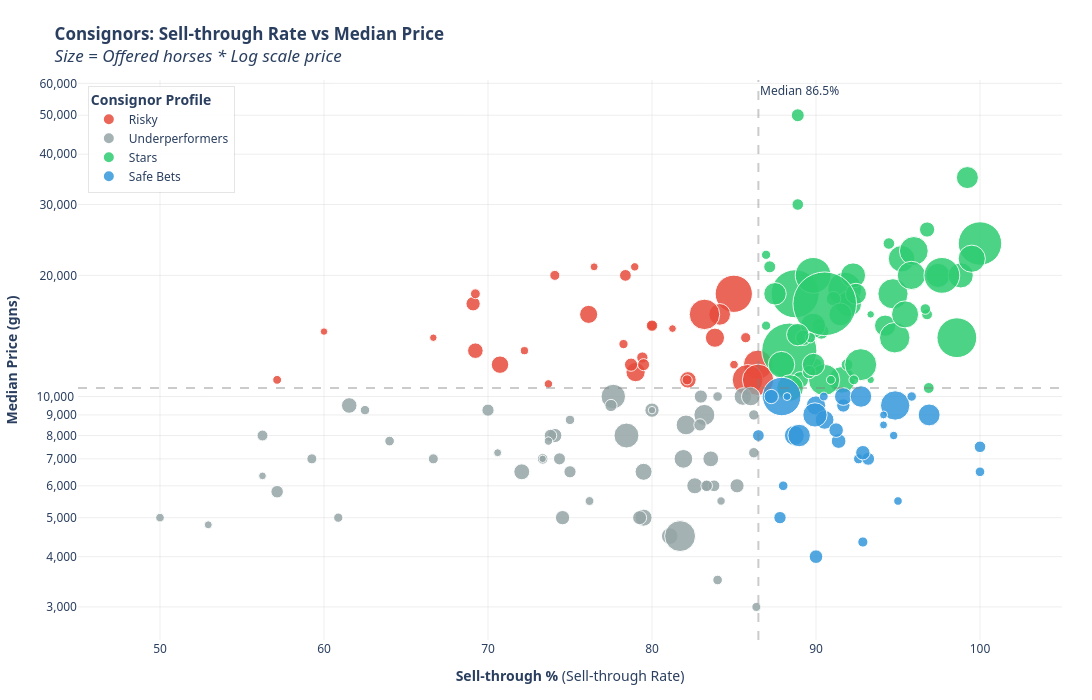

Notebook cell for this chart:
### Code cell
# Map consignor_family → readable name (needed before full sires table)
consignor_name_map = df_sold.groupby('consignor_family')['consignor_label'].agg(
    lambda x: x.mode().iat[0] if not x.mode().empty else "Unknown"
)

# ── Data ──────────────────────────────────────────────────────────
consignor_metrics = df_offered.groupby('consignor_family').agg(
    n_offered=('is_offered_for_sale', 'count'),
    n_sold=('sold_to_third_party', 'sum')
).reset_index()

consignor_medians = df_sold.groupby('consignor_family')['price_gns'].median().rename('median_price')
consignor_metrics = consignor_metrics.merge(consignor_medians, on='consignor_family', how='left')

consignor_metrics['sell_through_pct'] = (consignor_metrics['n_sold'] / consignor_metrics['n_offered'] * 100)

# Filter by at least 15 Horses Offered y 3 sold to avoid survivorship bias
consignor_plot_df = consignor_metrics[(consignor_metrics['n_offered'] >= 15) & (consignor_metrics['n_sold'] >= 3)].copy()

consignor_plot_df['consignor_name'] = consignor_plot_df['consignor_family'].map(consignor_name_map).fillna(consignor_plot_df['consignor_family'])
consignor_plot_df['n_sold'] = consignor_plot_df['n_sold'].astype(int)
consignor_plot_df['sell_through_pct'] = consignor_plot_df['sell_through_pct'].astype(float)
consignor_plot_df['median_price'] = consignor_plot_df['median_price'].astype(float)

# ── Quadrants ─────────────────────────────────────────────────────
x_med = consignor_plot_df['sell_through_pct'].median()
y_med = consignor_plot_df['median_price'].median()

def classify_consignor(row):
    if row['sell_through_pct'] >= x_med and row['median_price'] >= y_med:
        return 'Stars'
    elif row['sell_through_pct'] >= x_med and row['median_price'] < y_med:
        return 'Safe Bets'
    elif row['sell_through_pct'] < x_med and row['median_price'] >= y_med:
        return 'Risky'
    else:
        return 'Underperformers'

consignor_plot_df['categoria'] = consignor_plot_df.apply(classify_consignor, axis=1)

# -- Colors by category --
color_map = {
    'Stars': '#2ecc71',
    'Safe Bets': '#3498db',
    'Risky': '#e74c3c',
    'Underperformers': '#95a5a6'
}

# ── Custom hover template ───────────────────────────────────
consignor_plot_df['hover_text'] = consignor_plot_df.apply(
    lambda r: f"<b>{r['consignor_name']}</b><br>"
              f"Sale Rate: {r['sell_through_pct']:.1f}%<br>"
              f"Median: {r['median_price']:,.0f} gns<br>"
              f"Sold horses: {r['n_sold']:,} / Offered: {r['n_offered']:,}",
    axis=1
)

# ── Plotly Scatter ─────────────────────────────────────────────────
fig = px.scatter(
    consignor_plot_df,
    x='sell_through_pct',
    y='median_price',
    size='n_offered',  # We use n_offered for bubble size
    color='categoria',
    color_discrete_map=color_map,
    hover_name='hover_text',
    hover_data={'consignor_name': False, 'sell_through_pct': False,
                'median_price': False, 'n_sold': False, 'n_offered': False, 'categoria': False},
    size_max=45,
    opacity=0.85,
    title='<b>Consignors: Sell-through Rate vs Median Price</b><br>'
          '<i>Size = Offered horses * Log scale price</i>'
)

# ── Quadrant lines ────────────────────────────────────────────
fig.add_vline(x=x_med, line_dash="dash", line_color="gray", opacity=0.4,
              annotation_text=f"Median {x_med:.1f}%", annotation_position="top right")
fig.add_hline(y=y_med, line_dash="dash", line_color="gray", opacity=0.4,
              annotation_text=f"Median {y_med:,.0f} gns", annotation_position="bottom left")

# -- Top sires labels (top 10 by median) --
top_sires = consignor_plot_df.nlargest(10, 'median_price')
for _, row in top_sires.iterrows():
    fig.add_annotation(
        x=row['sell_through_pct'],
        y=row['median_price'],
        text=row['consignor_name'],
        showarrow=True,
        arrowhead=2,
        arrowsize=1,
        arrowwidth=1.5,
        arrowcolor='rgba(0,0,0,0.3)',
        font=dict(size=9, color='black'),
        ay=-25,
        ax=0
    )

# ── Layout ─────────────────────────────────────────────────────────
fig.update_layout(
    xaxis_title='<b>Sell-through %</b> (Sell-through Rate)',
    yaxis_title='<b>Median Price (gns)</b>',
    yaxis_type="log",
    yaxis=dict(
        tickformat=',.0f',
        gridcolor='rgba(200,200,200,0.3)',
        zeroline=False
    ),
    xaxis=dict(
        gridcolor='rgba(200,200,200,0.3)',
        zeroline=False,
        range=[min(consignor_plot_df['sell_through_pct']) - 5,
               max(consignor_plot_df['sell_through_pct']) + 5]
    ),
    plot_bgcolor='white',
    paper_bgcolor='white',
    font=dict(family='Segoe UI, Arial, sans-serif', size=12),
    legend=dict(
        title='<b>Consignor Profile</b>',
        bgcolor='rgba(255,255,255,0.9)',
        bordercolor='rgba(0,0,0,0.1)',
        borderwidth=1,
        yanchor='top',
        y=0.99,
        xanchor='left',
        x=0.01
    ),
    margin=dict(l=70, r=30, t=80, b=60),
    hoverlabel=dict(
        bgcolor='white',
        font=dict(size=13, family='Segoe UI, Arial',color='black'),
        bordercolor='rgba(0,0,0,0.2)',
        namelength=-1
    ),
    height=700,
    width=1100
)

fig.show()

### Figure 1 — Plotly figure (JSON) as saved in the notebook; plotly's stock layout.template omitted (floating-point values rounded to 4 significant figures; data arrays with more than 128 entries replaced by an {"elided": "..."} marker saying what was removed)
{"data": [{"customdata": {"elided": "33x4 mixed values"}, "hovertemplate": "<b>%{hovertext}</b><br><br><extra></extra>", "hovertext": ["<b>Aguiar Bloodstock Ltd.</b><br>Sale Rate: 76.5%<br>Median: 21,000 gns<br>Sold horses: 13 / Offered: 17", "<b>Amy Marnane Bloodstock</b><br>Sale Rate: 57.1%<br>Median: 11,000 gns<br>Sold horses: 12 / Offered: 21", "<b>Baroda Stud, Ireland</b><br>Sale Rate: 85.0%<br>Median: 18,000 gns<br>Sold horses: 317 / Offered: 373", "<b>Baronrath, Ireland</b><br>Sale Rate: 80.0%<br>Median: 15,000 gns<br>Sold horses: 20 / Offered: 25", "<b>Bellwood Cottage Stables</b><br>Sale Rate: 79.4%<br>Median: 12,500 gns<br>Sold horses: 27 / Offered: 34", "<b>Berkeley House Stables</b><br>Sale Rate: 73.7%<br>Median: 10,750 gns<br>Sold horses: 14 / Offered: 19", "<b>David Marnane Racing, Ireland</b><br>Sale Rate: 85.7%<br>Median: 14,000 gns<br>Sold horses: 24 / Offered: 28", "<b>David O'Meara Racing Ltd.</b><br>Sale Rate: 70.7%<br>Median: 12,000 gns<br>Sold horses: 58 / Offered: 82", "<b>Dominion Racing Stables</b><br>Sale Rate: 69.2%<br>Median: 13,000 gns<br>Sold horses: 45 / Offered: 65", "<b>Egerton House Stables</b><br>Sale Rate: 79.0%<br>Median: 11,500 gns<br>Sold horses: 79 / Offered: 100", "<b>Green Ridge Stables</b><br>Sale Rate: 78.3%<br>Median: 13,500 gns<br>Sold horses: 18 / Offered: 23", "<b>Hambleton Lodge Stables</b><br>Sale Rate: 86.5%<br>Median: 12,000 gns<br>Sold horses: 198 / Offered: 229", "<b>Helmsley Horse Racing Ltd.</b><br>Sale Rate: 69.1%<br>Median: 17,000 gns<br>Sold horses: 38 / Offered: 55", "<b>Hetland Hill Stables</b><br>Sale Rate: 69.2%<br>Median: 18,000 gns<br>Sold horses: 18 / Offered: 26", "<b>Highbeck Stables</b><br>Sale Rate: 78.4%<br>Median: 20,000 gns<br>Sold horses: 29 / Offered: 37", "<b>Highfort Stables, Ireland</b><br>Sale Rate: 82.2%<br>Median: 11,000 gns<br>Sold horses: 60 / Offered: 73", "<b>Houghton Bloodstock</b><br>Sale Rate: 66.7%<br>Median: 14,000 gns<br>Sold horses: 10 / Offered: 15", "<b>Jane Chapple-Hyam Racing</b><br>Sale Rate: 79.5%<br>Median: 12,000 gns<br>Sold horses: 31 / Offered: 39", "<b>Kingsley House Stables</b><br>Sale Rate: 85.8%<br>Median: 11,000 gns<br>Sold horses: 218 / Offered: 254", "<b>Kingwood House Stables</b><br>Sale Rate: 78.9%<br>Median: 21,000 gns<br>Sold horses: 15 / Offered: 19", "<b>M. D. O' Callaghan Racing, Ireland</b><br>Sale Rate: 80.0%<br>Median: 15,000 gns<br>Sold horses: 28 / Offered: 35", "<b>Maunby House Stables</b><br>Sale Rate: 74.1%<br>Median: 20,000 gns<br>Sold horses: 20 / Offered: 27", "<b>Prestige Place</b><br>Sale Rate: 84.1%<br>Median: 16,000 gns<br>Sold horses: 106 / Offered: 126", "<b>Sackville House Stables</b><br>Sale Rate: 72.2%<br>Median: 13,000 gns<br>Sold horses: 13 / Offered: 18", "<b>Saffron House Stables</b><br>Sale Rate: 78.7%<br>Median: 12,000 gns<br>Sold horses: 37 / Offered: 47", "<b>Spigot Lodge Stables</b><br>Sale Rate: 83.2%<br>Median: 16,000 gns<br>Sold horses: 208 / Offered: 250", "<b>St Gatien Stables</b><br>Sale Rate: 83.8%<br>Median: 14,000 gns<br>Sold horses: 83 / Offered: 99", "<b>The Old Malthouse</b><br>Sale Rate: 76.1%<br>Median: 16,000 gns<br>Sold horses: 67 / Offered: 88", "<b>Tom Dascombe Racing</b><br>Sale Rate: 85.0%<br>Median: 12,000 gns<br>Sold horses: 17 / Offered: 20", "<b>Tuite Racing Ltd.</b><br>Sale Rate: 81.2%<br>Median: 14,750 gns<br>Sold horses: 13 / Offered: 16", "<b>West Ilsley Stables</b><br>Sale Rate: 86.5%<br>Median: 11,000 gns<br>Sold horses: 230 / Offered: 266", "<b>Western House Stables</b><br>Sale Rate: 82.1%<br>Median: 11,000 gns<br>Sold horses: 23 / Offered: 28", "<b>Woodland Stables</b><br>Sale Rate: 60.0%<br>Median: 14,500 gns<br>Sold horses: 9 / Offered: 15"], "legendgroup": "Risky", "marker": {"color": "#e74c3c", "opacity": 0.85, "size": [17, 21, 373, 25, 34, 19, 28, 82, 65, 100, 23, 229, 55, 26, 37, 73, 15, 39, 254, 19, 35, 27, 126, 18, 47, 250, 99, 88, 20, 16, 266, 28, 15], "sizemode": "area", "sizeref": 0.5373, "symbol": "circle"}, "mode": "markers", "name": "Risky", "orientation": "v", "showlegend": true, "type": "scatter", "x": [76.47, 57.14, 84.99, 80.0, 79.41, 73.68, 85.71, 70.73, 69.23, 79.0, 78.26, 86.46, 69.09, 69.23, 78.38, 82.19, 66.67, 79.49, 85.83, 78.95, 80.0, 74.07, 84.13, 72.22, 78.72, 83.2, 83.84, 76.14, 85.0, 81.25, 86.47, 82.14, 60.0], "xaxis": "x", "y": [21000.0, 11000.0, 18000.0, 15000.0, 12500.0, 10750.0, 14000.0, 12000.0, 13000.0, 11500.0, 13500.0, 12000.0, 17000.0, 18000.0, 20000.0, 11000.0, 14000.0, 12000.0, 11000.0, 21000.0, 15000.0, 20000.0, 16000.0, 13000.0, 12000.0, 16000.0, 14000.0, 16000.0, 12000.0, 14750.0, 11000.0, 11000.0, 14500.0], "yaxis": "y"}, {"customdata": {"elided": "53x4 mixed values"}, "hovertemplate": "<b>%{hovertext}</b><br><br><extra></extra>", "hovertext": ["<b>Alice Haynes Racing Ltd.</b><br>Sale Rate: 70.6%<br>Median: 7,250 gns<br>Sold horses: 12 / Offered: 17", "<b>Amy Murphy Racing</b><br>Sale Rate: 74.1%<br>Median: 8,000 gns<br>Sold horses: 40 / Offered: 54", "<b>Arthington Barn</b><br>Sale Rate: 83.3%<br>Median: 6,000 gns<br>Sold horses: 25 / Offered: 30", "<b>Averham Park Stables</b><br>Sale Rate: 80.0%<br>Median: 9,250 gns<br>Sold horses: 44 / Offered: 55", "<b>Cadland Cottage Stables</b><br>Sale Rate: 60.9%<br>Median: 5,000 gns<br>Sold horses: 14 / Offered: 23", "<b>Cavendish Stables</b><br>Sale Rate: 52.9%<br>Median: 4,800 gns<br>Sold horses: 9 / Offered: 17", "<b>Charnwood Stables</b><br>Sale Rate: 82.6%<br>Median: 6,000 gns<br>Sold horses: 57 / Offered: 69", "<b>Chestnut Tree Stables</b><br>Sale Rate: 74.4%<br>Median: 7,000 gns<br>Sold horses: 29 / Offered: 39", "<b>Clear Height Stables</b><br>Sale Rate: 59.3%<br>Median: 7,000 gns<br>Sold horses: 16 / Offered: 27", "<b>Consign Ltd.</b><br>Sale Rate: 82.1%<br>Median: 8,500 gns<br>Sold horses: 87 / Offered: 106", "<b>David Loughnane Racing</b><br>Sale Rate: 73.8%<br>Median: 8,000 gns<br>Sold horses: 31 / Offered: 42", "<b>Denton Hall Stables</b><br>Sale Rate: 78.4%<br>Median: 8,000 gns<br>Sold horses: 131 / Offered: 167", "<b>Diomed Stables</b><br>Sale Rate: 79.5%<br>Median: 6,500 gns<br>Sold horses: 62 / Offered: 78", "<b>Eoghan J. O'Neill, France</b><br>Sale Rate: 83.8%<br>Median: 6,000 gns<br>Sold horses: 31 / Offered: 37", "<b>Eve Lodge Stables</b><br>Sale Rate: 85.2%<br>Median: 6,000 gns<br>Sold horses: 46 / Offered: 54", "<b>Exeter House Stables</b><br>Sale Rate: 84.0%<br>Median: 10,000 gns<br>Sold horses: 21 / Offered: 25", "<b>Flaxton Stables</b><br>Sale Rate: 81.1%<br>Median: 4,500 gns<br>Sold horses: 60 / Offered: 74", "<b>Flint Cottage Stables</b><br>Sale Rate: 57.1%<br>Median: 5,800 gns<br>Sold horses: 24 / Offered: 42", "<b>Frankland Lodge</b><br>Sale Rate: 73.7%<br>Median: 7,750 gns<br>Sold horses: 14 / Offered: 19", "<b>G. L. Moore Racing Llp</b><br>Sale Rate: 83.0%<br>Median: 10,000 gns<br>Sold horses: 39 / Offered: 47", "<b>George Baker Racing Ltd.</b><br>Sale Rate: 61.5%<br>Median: 9,500 gns<br>Sold horses: 40 / Offered: 65", "<b>Glebe House Stables, Ireland</b><br>Sale Rate: 83.2%<br>Median: 9,000 gns<br>Sold horses: 99 / Offered: 119", "<b>Grange House Stables</b><br>Sale Rate: 79.5%<br>Median: 5,000 gns<br>Sold horses: 62 / Offered: 78", "<b>Habton Grange Stables</b><br>Sale Rate: 81.7%<br>Median: 4,500 gns<br>Sold horses: 210 / Offered: 257", "<b>Hambleton House Stables</b><br>Sale Rate: 86.2%<br>Median: 7,250 gns<br>Sold horses: 25 / Offered: 29", "<b>Hamilton Stables</b><br>Sale Rate: 50.0%<br>Median: 5,000 gns<br>Sold horses: 10 / Offered: 20", "<b>Harraton Court Stables</b><br>Sale Rate: 56.2%<br>Median: 6,350 gns<br>Sold horses: 9 / Offered: 16", "<b>Heather Main Racing</b><br>Sale Rate: 75.0%<br>Median: 8,750 gns<br>Sold horses: 18 / Offered: 24", "<b>Hill House Stables</b><br>Sale Rate: 73.3%<br>Median: 7,000 gns<br>Sold horses: 22 / Offered: 30", "<b>Horses First Racing Ltd.</b><br>Sale Rate: 84.0%<br>Median: 3,500 gns<br>Sold horses: 21 / Offered: 25", "<b>Jim Boyle Racing</b><br>Sale Rate: 84.2%<br>Median: 5,500 gns<br>Sold horses: 16 / Offered: 19", "<b>John Best Racing</b><br>Sale Rate: 72.1%<br>Median: 6,500 gns<br>Sold horses: 49 / Offered: 68", "<b>John Ryan Racing</b><br>Sale Rate: 76.2%<br>Median: 5,500 gns<br>Sold horses: 16 / Offered: 21", "<b>Keatley Racing Ltd.</b><br>Sale Rate: 62.5%<br>Median: 9,250 gns<br>Sold horses: 15 / Offered: 24", "<b>Langham Racing Stables</b><br>Sale Rate: 56.2%<br>Median: 8,000 gns<br>Sold horses: 18 / Offered: 32", "<b>Linkslade Stables</b><br>Sale Rate: 77.6%<br>Median: 10,000 gns<br>Sold horses: 125 / Offered: 161", "<b>Mike Murphy Racing</b><br>Sale Rate: 73.3%<br>Median: 7,000 gns<br>Sold horses: 11 / Offered: 15", "<b>Mill House Racing</b><br>Sale Rate: 64.0%<br>Median: 7,750 gns<br>Sold horses: 16 / Offered: 25", "<b>Mount House Stables</b><br>Sale Rate: 70.0%<br>Median: 9,250 gns<br>Sold horses: 28 / Offered: 40", "<b>Park Lodge Stables</b><br>Sale Rate: 83.3%<br>Median: 6,000 gns<br>Sold horses: 30 / Offered: 36", "<b>Pat Eddery Racing</b><br>Sale Rate: 86.4%<br>Median: 3,000 gns<br>Sold horses: 19 / Offered: 22", "<b>Rathmoy Stables</b><br>Sale Rate: 85.5%<br>Median: 10,000 gns<br>Sold horses: 71 / Offered: 83", "<b>Rmm Bloodstock</b><br>Sale Rate: 80.0%<br>Median: 9,250 gns<br>Sold horses: 12 / Offered: 15", "<b>Robert Cowell Racing</b><br>Sale Rate: 81.9%<br>Median: 7,000 gns<br>Sold horses: 77 / Offered: 94", "<b>Robins Farm Racing</b><br>Sale Rate: 82.9%<br>Median: 8,500 gns<br>Sold horses: 34 / Offered: 41", "<b>Saville House Stables</b><br>Sale Rate: 79.2%<br>Median: 5,000 gns<br>Sold horses: 42 / Offered: 53", "<b>Spring Cottage Stables</b><br>Sale Rate: 74.5%<br>Median: 5,000 gns<br>Sold horses: 41 / Offered: 55", "<b>Sun Hill Racing Stables</b><br>Sale Rate: 75.0%<br>Median: 6,500 gns<br>Sold horses: 30 / Offered: 40", "<b>The Paddocks</b><br>Sale Rate: 83.6%<br>Median: 7,000 gns<br>Sold horses: 56 / Offered: 67", "<b>Ty-Derlwyn Farm</b><br>Sale Rate: 77.5%<br>Median: 9,500 gns<br>Sold horses: 31 / Offered: 40", "<b>Whitsbury Manor Racing Stables</b><br>Sale Rate: 86.0%<br>Median: 10,000 gns<br>Sold horses: 80 / Offered: 93", "<b>Windsor House Stables</b><br>Sale Rate: 86.2%<br>Median: 9,000 gns<br>Sold horses: 25 / Offered: 29", "<b>Wiske House Farm</b><br>Sale Rate: 66.7%<br>Median: 7,000 gns<br>Sold horses: 18 / Offered: 27"], "legendgroup": "Underperformers", "marker": {"color": "#95a5a6", "opacity": 0.85, "size": [17, 54, 30, 55, 23, 17, 69, 39, 27, 106, 42, 167, 78, 37, 54, 25, 74, 42, 19, 47, 65, 119, 78, 257, 29, 20, 16, 24, 30, 25, 19, 68, 21, 24, 32, 161, 15, 25, 40, 36, 22, 83, 15, 94, 41, 53, 55, 40, 67, 40, 93, 29, 27], "sizemode": "area", "sizeref": 0.5373, "symbol": "circle"}, "mode": "markers", "name": "Underperformers", "orientation": "v", "showlegend": true, "type": "scatter", "x": [70.59, 74.07, 83.33, 80.0, 60.87, 52.94, 82.61, 74.36, 59.26, 82.08, 73.81, 78.44, 79.49, 83.78, 85.19, 84.0, 81.08, 57.14, 73.68, 82.98, 61.54, 83.19, 79.49, 81.71, 86.21, 50.0, 56.25, 75.0, 73.33, 84.0, 84.21, 72.06, 76.19, 62.5, 56.25, 77.64, 73.33, 64.0, 70.0, 83.33, 86.36, 85.54, 80.0, 81.91, 82.93, 79.25, 74.55, 75.0, 83.58, 77.5, 86.02, 86.21, 66.67], "xaxis": "x", "y": [7250.0, 8000.0, 6000.0, 9250.0, 5000.0, 4800.0, 6000.0, 7000.0, 7000.0, 8500.0, 8000.0, 8000.0, 6500.0, 6000.0, 6000.0, 10000.0, 4500.0, 5800.0, 7750.0, 10000.0, 9500.0, 9000.0, 5000.0, 4500.0, 7250.0, 5000.0, 6350.0, 8750.0, 7000.0, 3500.0, 5500.0, 6500.0, 5500.0, 9250.0, 8000.0, 10000.0, 7000.0, 7750.0, 9250.0, 6000.0, 3000.0, 10000.0, 9250.0, 7000.0, 8500.0, 5000.0, 5000.0, 6500.0, 7000.0, 9500.0, 10000.0, 9000.0, 7000.0], "yaxis": "y"}, {"customdata": {"elided": "55x4 mixed values"}, "hovertemplate": "<b>%{hovertext}</b><br><br><extra></extra>", "hovertext": ["<b>Ballydoyle Stables, Ireland</b><br>Sale Rate: 95.2%<br>Median: 22,000 gns<br>Sold horses: 179 / Offered: 188", "<b>Barton Sales</b><br>Sale Rate: 91.7%<br>Median: 18,500 gns<br>Sold horses: 278 / Offered: 303", "<b>Beckhampton House Stables</b><br>Sale Rate: 94.2%<br>Median: 15,000 gns<br>Sold horses: 114 / Offered: 121", "<b>Bedford House Stables</b><br>Sale Rate: 94.7%<br>Median: 18,000 gns<br>Sold horses: 232 / Offered: 245", "<b>Beechdown Farm Stables</b><br>Sale Rate: 94.8%<br>Median: 14,000 gns<br>Sold horses: 237 / Offered: 250", "<b>Bethell Racing</b><br>Sale Rate: 90.0%<br>Median: 12,000 gns<br>Sold horses: 36 / Offered: 40", "<b>Blue Diamond Stud Farm Ltd.</b><br>Sale Rate: 93.3%<br>Median: 16,000 gns<br>Sold horses: 14 / Offered: 15", "<b>Calne Stables</b><br>Sale Rate: 93.3%<br>Median: 11,000 gns<br>Sold horses: 14 / Offered: 15", "<b>Carlburg Stables</b><br>Sale Rate: 92.3%<br>Median: 20,000 gns<br>Sold horses: 155 / Offered: 168", "<b>Carriganog Racing, Ireland</b><br>Sale Rate: 90.2%<br>Median: 15,000 gns<br>Sold horses: 46 / Offered: 51", "<b>Castle Stables, Arundel</b><br>Sale Rate: 96.9%<br>Median: 10,500 gns<br>Sold horses: 31 / Offered: 32", "<b>Clarehaven Stables</b><br>Sale Rate: 97.4%<br>Median: 20,000 gns<br>Sold horses: 152 / Offered: 156", "<b>Coolmore</b><br>Sale Rate: 99.2%<br>Median: 35,000 gns<br>Sold horses: 129 / Offered: 130", "<b>Currabeg Stables, Ireland</b><br>Sale Rate: 88.9%<br>Median: 30,000 gns<br>Sold horses: 32 / Offered: 36", "<b>Dullingham Park</b><br>Sale Rate: 96.8%<br>Median: 16,000 gns<br>Sold horses: 30 / Offered: 31", "<b>East Everleigh Stables</b><br>Sale Rate: 88.4%<br>Median: 13,000 gns<br>Sold horses: 722 / Offered: 817", "<b>Ed Dunlop Racing Ltd.</b><br>Sale Rate: 91.6%<br>Median: 11,000 gns<br>Sold horses: 174 / Offered: 190", "<b>Ed Walker Racing</b><br>Sale Rate: 92.0%<br>Median: 17,000 gns<br>Sold horses: 161 / Offered: 175", "<b>Faringdon Place Stables</b><br>Sale Rate: 90.5%<br>Median: 11,000 gns<br>Sold horses: 238 / Offered: 263", "<b>Fitzroy House Stables</b><br>Sale Rate: 95.4%<br>Median: 16,000 gns<br>Sold horses: 188 / Offered: 197", "<b>Fox Covert Stables, Ireland</b><br>Sale Rate: 87.2%<br>Median: 21,000 gns<br>Sold horses: 34 / Offered: 39", "<b>Freemason Lodge Stables</b><br>Sale Rate: 96.0%<br>Median: 23,000 gns<br>Sold horses: 214 / Offered: 223", "<b>Gainsborough Stables</b><br>Sale Rate: 90.3%<br>Median: 14,500 gns<br>Sold horses: 56 / Offered: 62", "<b>George Scott Racing</b><br>Sale Rate: 91.9%<br>Median: 12,000 gns<br>Sold horses: 34 / Offered: 37", "<b>Godolphin</b><br>Sale Rate: 98.8%<br>Median: 20,000 gns<br>Sold horses: 168 / Offered: 170", "<b>Heath House Stables</b><br>Sale Rate: 95.8%<br>Median: 20,000 gns<br>Sold horses: 206 / Offered: 215", "<b>Horsley Brook Farm</b><br>Sale Rate: 87.0%<br>Median: 15,000 gns<br>Sold horses: 20 / Offered: 23", "<b>Imperium Sales</b><br>Sale Rate: 88.9%<br>Median: 50,000 gns<br>Sold horses: 40 / Offered: 45", "<b>Jamie Railton</b><br>Sale Rate: 88.7%<br>Median: 18,000 gns<br>Sold horses: 551 / Offered: 621", "<b>Juddmonte Farms</b><br>Sale Rate: 100.0%<br>Median: 24,000 gns<br>Sold horses: 507 / Offered: 507", "<b>Kimpton Down Stables</b><br>Sale Rate: 87.5%<br>Median: 18,000 gns<br>Sold horses: 119 / Offered: 136", "<b>Kingsclere Training Stables</b><br>Sale Rate: 96.8%<br>Median: 26,000 gns<br>Sold horses: 60 / Offered: 62", "<b>Kingsdown Stables</b><br>Sale Rate: 96.7%<br>Median: 16,500 gns<br>Sold horses: 29 / Offered: 30", "<b>Kingsley Park</b><br>Sale Rate: 92.7%<br>Median: 12,000 gns<br>Sold horses: 255 / Offered: 275", "<b>Kremlin House Stables</b><br>Sale Rate: 92.4%<br>Median: 18,000 gns<br>Sold horses: 110 / Offered: 119", "<b>Longfield Stables, Ireland</b><br>Sale Rate: 91.1%<br>Median: 17,500 gns<br>Sold horses: 51 / Offered: 56", "<b>Lower Coombe Stables</b><br>Sale Rate: 89.0%<br>Median: 11,000 gns<br>Sold horses: 65 / Offered: 73", "<b>Machell Place Stables</b><br>Sale Rate: 89.6%<br>Median: 11,500 gns<br>Sold horses: 43 / Offered: 48", "<b>Manton House Stables</b><br>Sale Rate: 89.8%<br>Median: 15,000 gns<br>Sold horses: 150 / Offered: 167", "<b>Moyglare Stud Farm Ltd.</b><br>Sale Rate: 94.4%<br>Median: 24,000 gns<br>Sold horses: 34 / Offered: 36", "<b>Owen Burrows Racing</b><br>Sale Rate: 87.0%<br>Median: 22,500 gns<br>Sold horses: 20 / Offered: 23", "<b>Park House Stables</b><br>Sale Rate: 89.8%<br>Median: 20,000 gns<br>Sold horses: 309 / Offered: 344", "<b>Pegasus Stables</b><br>Sale Rate: 91.5%<br>Median: 16,000 gns<br>Sold horses: 129 / Offered: 141", "<b>Phantom House Stables</b><br>Sale Rate: 89.2%<br>Median: 14,000 gns<br>Sold horses: 58 / Offered: 65", "<b>Shadwell Estate Company Ltd.</b><br>Sale Rate: 99.5%<br>Median: 22,000 gns<br>Sold horses: 198 / Offered: 199", "<b>Shadwell Stud</b><br>Sale Rate: 98.6%<br>Median: 14,000 gns<br>Sold horses: 419 / Offered: 425", "<b>Shalfleet Stables</b><br>Sale Rate: 87.9%<br>Median: 12,000 gns<br>Sold horses: 167 / Offered: 190", "<b>Somerville Lodge Ltd.</b><br>Sale Rate: 97.7%<br>Median: 20,000 gns<br>Sold horses: 336 / Offered: 344", "<b>Stall A. Wohler, Germany</b><br>Sale Rate: 92.3%<br>Median: 11,000 gns<br>Sold horses: 24 / Offered: 26", "<b>Summerdown Stables</b><br>Sale Rate: 89.9%<br>Median: 12,000 gns<br>Sold horses: 124 / Offered: 138", "<b>The Castlebridge Consignment</b><br>Sale Rate: 90.5%<br>Median: 17,000 gns<br>Sold horses: 985 / Offered: 1,088", "<b>Thorngill Stables</b><br>Sale Rate: 89.7%<br>Median: 14,000 gns<br>Sold horses: 26 / Offered: 29", "<b>Trillium Place Stables</b><br>Sale Rate: 88.4%<br>Median: 10,500 gns<br>Sold horses: 168 / Offered: 190", "<b>Voute Sales Ltd.</b><br>Sale Rate: 90.9%<br>Median: 11,000 gns<br>Sold horses: 20 / Offered: 22", "<b>Weathercock House Stables</b><br>Sale Rate: 88.9%<br>Median: 14,250 gns<br>Sold horses: 120 / Offered: 135"], "legendgroup": "Stars", "marker": {"color": "#2ecc71", "opacity": 0.85, "size": [188, 303, 121, 245, 250, 40, 15, 15, 168, 51, 32, 156, 130, 36, 31, 817, 190, 175, 263, 197, 39, 223, 62, 37, 170, 215, 23, 45, 621, 507, 136, 62, 30, 275, 119, 56, 73, 48, 167, 36, 23, 344, 141, 65, 199, 425, 190, 344, 26, 138, 1088, 29, 190, 22, 135], "sizemode": "area", "sizeref": 0.5373, "symbol": "circle"}, "mode": "markers", "name": "Stars", "orientation": "v", "showlegend": true, "type": "scatter", "x": [95.21, 91.75, 94.21, 94.69, 94.8, 90.0, 93.33, 93.33, 92.26, 90.2, 96.88, 97.44, 99.23, 88.89, 96.77, 88.37, 91.58, 92.0, 90.49, 95.43, 87.18, 95.96, 90.32, 91.89, 98.82, 95.81, 86.96, 88.89, 88.73, 100.0, 87.5, 96.77, 96.67, 92.73, 92.44, 91.07, 89.04, 89.58, 89.82, 94.44, 86.96, 89.83, 91.49, 89.23, 99.5, 98.59, 87.89, 97.67, 92.31, 89.86, 90.53, 89.66, 88.42, 90.91, 88.89], "xaxis": "x", "y": [22000.0, 18500.0, 15000.0, 18000.0, 14000.0, 12000.0, 16000.0, 11000.0, 20000.0, 15000.0, 10500.0, 20000.0, 35000.0, 30000.0, 16000.0, 13000.0, 11000.0, 17000.0, 11000.0, 16000.0, 21000.0, 23000.0, 14500.0, 12000.0, 20000.0, 20000.0, 15000.0, 50000.0, 18000.0, 24000.0, 18000.0, 26000.0, 16500.0, 12000.0, 18000.0, 17500.0, 11000.0, 11500.0, 15000.0, 24000.0, 22500.0, 20000.0, 16000.0, 14000.0, 22000.0, 14000.0, 12000.0, 20000.0, 11000.0, 12000.0, 17000.0, 14000.0, 10500.0, 11000.0, 14250.0], "yaxis": "y"}, {"customdata": [["Barbury Castle Stables", 20, 23, "Safe Bets"], ["Belstane Racing Stables", 94, 106, "Safe Bets"], ["Bonita Racing Stables", 22, 25, "Safe Bets"], ["Cedar Lodge Stables", 90, 100, "Safe Bets"], ["Coombelands Racing Stables", 125, 129, "Safe Bets"], ["Darley", 26, 28, "Safe Bets"], ["Ecurie Andre Fabre, France", 16, 17, "Safe Bets"], ["Findlay And Bloom, Part Of A Dispersal", 36, 36, "Safe Bets"], ["Induna Stables", 86, 95, "Safe Bets"], ["James Owen Racing", 19, 21, "Safe Bets"], ["Jamesfield Stables", 220, 232, "Safe Bets"], ["Kingstone Warren Stables", 121, 136, "Safe Bets"], ["Kubler Racing", 25, 27, "Safe Bets"], ["Manor House Stables Llp", 143, 159, "Safe Bets"], ["Manton Lodge Stables", 23, 24, "Safe Bets"], ["Martyn Meade Racing", 18, 19, "Safe Bets"], ["Musley Bank Stables", 349, 397, "Safe Bets"], ["Rae Guest Racing", 15, 17, "Safe Bets"], ["Revida Place Stables", 41, 44, "Safe Bets"], ["Rosewell House Stables, Ireland", 53, 58, "Safe Bets"], ["Sefton Lodge Stables", 45, 50, "Safe Bets"], ["Shinco Racing Ltd.", 44, 48, "Safe Bets"], ["Stragrane House Stables", 77, 84, "Safe Bets"], ["The Croft Stables", 32, 37, "Safe Bets"], ["The National Stud Ltd.", 19, 20, "Safe Bets"], ["Thomastown Castle Stables, Ireland", 52, 56, "Safe Bets"], ["Tom Clover Racing Llp", 16, 17, "Safe Bets"], ["Walter Swinburn Racing Stables", 36, 41, "Safe Bets"], ["Warren Place Stables", 48, 55, "Safe Bets"], ["Whatcombe Stables", 52, 57, "Safe Bets"], ["Whitcoombe House Stables", 25, 25, "Safe Bets"], ["Woodway Stables", 115, 124, "Safe Bets"]], "hovertemplate": "<b>%{hovertext}</b><br><br><extra></extra>", "hovertext": ["<b>Barbury Castle Stables</b><br>Sale Rate: 87.0%<br>Median: 10,000 gns<br>Sold horses: 20 / Offered: 23", "<b>Belstane Racing Stables</b><br>Sale Rate: 88.7%<br>Median: 8,000 gns<br>Sold horses: 94 / Offered: 106", "<b>Bonita Racing Stables</b><br>Sale Rate: 88.0%<br>Median: 6,000 gns<br>Sold horses: 22 / Offered: 25", "<b>Cedar Lodge Stables</b><br>Sale Rate: 90.0%<br>Median: 9,500 gns<br>Sold horses: 90 / Offered: 100", "<b>Coombelands Racing Stables</b><br>Sale Rate: 96.9%<br>Median: 9,000 gns<br>Sold horses: 125 / Offered: 129", "<b>Darley</b><br>Sale Rate: 92.9%<br>Median: 4,350 gns<br>Sold horses: 26 / Offered: 28", "<b>Ecurie Andre Fabre, France</b><br>Sale Rate: 94.1%<br>Median: 8,500 gns<br>Sold horses: 16 / Offered: 17", "<b>Findlay And Bloom, Part Of A Dispersal</b><br>Sale Rate: 100.0%<br>Median: 7,500 gns<br>Sold horses: 36 / Offered: 36", "<b>Induna Stables</b><br>Sale Rate: 90.5%<br>Median: 8,750 gns<br>Sold horses: 86 / Offered: 95", "<b>James Owen Racing</b><br>Sale Rate: 90.5%<br>Median: 10,000 gns<br>Sold horses: 19 / Offered: 21", "<b>Jamesfield Stables</b><br>Sale Rate: 94.8%<br>Median: 9,500 gns<br>Sold horses: 220 / Offered: 232", "<b>Kingstone Warren Stables</b><br>Sale Rate: 89.0%<br>Median: 8,000 gns<br>Sold horses: 121 / Offered: 136", "<b>Kubler Racing</b><br>Sale Rate: 92.6%<br>Median: 7,000 gns<br>Sold horses: 25 / Offered: 27", "<b>Manor House Stables Llp</b><br>Sale Rate: 89.9%<br>Median: 9,000 gns<br>Sold horses: 143 / Offered: 159", "<b>Manton Lodge Stables</b><br>Sale Rate: 95.8%<br>Median: 10,000 gns<br>Sold horses: 23 / Offered: 24", "<b>Martyn Meade Racing</b><br>Sale Rate: 94.7%<br>Median: 8,000 gns<br>Sold horses: 18 / Offered: 19", "<b>Musley Bank Stables</b><br>Sale Rate: 87.9%<br>Median: 10,000 gns<br>Sold horses: 349 / Offered: 397", "<b>Rae Guest Racing</b><br>Sale Rate: 88.2%<br>Median: 10,000 gns<br>Sold horses: 15 / Offered: 17", "<b>Revida Place Stables</b><br>Sale Rate: 93.2%<br>Median: 7,000 gns<br>Sold horses: 41 / Offered: 44", "<b>Rosewell House Stables, Ireland</b><br>Sale Rate: 91.4%<br>Median: 7,750 gns<br>Sold horses: 53 / Offered: 58", "<b>Sefton Lodge Stables</b><br>Sale Rate: 90.0%<br>Median: 4,000 gns<br>Sold horses: 45 / Offered: 50", "<b>Shinco Racing Ltd.</b><br>Sale Rate: 91.7%<br>Median: 9,500 gns<br>Sold horses: 44 / Offered: 48", "<b>Stragrane House Stables</b><br>Sale Rate: 91.7%<br>Median: 10,000 gns<br>Sold horses: 77 / Offered: 84", "<b>The Croft Stables</b><br>Sale Rate: 86.5%<br>Median: 8,000 gns<br>Sold horses: 32 / Offered: 37", "<b>The National Stud Ltd.</b><br>Sale Rate: 95.0%<br>Median: 5,500 gns<br>Sold horses: 19 / Offered: 20", "<b>Thomastown Castle Stables, Ireland</b><br>Sale Rate: 92.9%<br>Median: 7,250 gns<br>Sold horses: 52 / Offered: 56", "<b>Tom Clover Racing Llp</b><br>Sale Rate: 94.1%<br>Median: 9,000 gns<br>Sold horses: 16 / Offered: 17", "<b>Walter Swinburn Racing Stables</b><br>Sale Rate: 87.8%<br>Median: 5,000 gns<br>Sold horses: 36 / Offered: 41", "<b>Warren Place Stables</b><br>Sale Rate: 87.3%<br>Median: 10,000 gns<br>Sold horses: 48 / Offered: 55", "<b>Whatcombe Stables</b><br>Sale Rate: 91.2%<br>Median: 8,250 gns<br>Sold horses: 52 / Offered: 57", "<b>Whitcoombe House Stables</b><br>Sale Rate: 100.0%<br>Median: 6,500 gns<br>Sold horses: 25 / Offered: 25", "<b>Woodway Stables</b><br>Sale Rate: 92.7%<br>Median: 10,000 gns<br>Sold horses: 115 / Offered: 124"], "legendgroup": "Safe Bets", "marker": {"color": "#3498db", "opacity": 0.85, "size": [23, 106, 25, 100, 129, 28, 17, 36, 95, 21, 232, 136, 27, 159, 24, 19, 397, 17, 44, 58, 50, 48, 84, 37, 20, 56, 17, 41, 55, 57, 25, 124], "sizemode": "area", "sizeref": 0.5373, "symbol": "circle"}, "mode": "markers", "name": "Safe Bets", "orientation": "v", "showlegend": true, "type": "scatter", "x": [86.96, 88.68, 88.0, 90.0, 96.9, 92.86, 94.12, 100.0, 90.53, 90.48, 94.83, 88.97, 92.59, 89.94, 95.83, 94.74, 87.91, 88.24, 93.18, 91.38, 90.0, 91.67, 91.67, 86.49, 95.0, 92.86, 94.12, 87.8, 87.27, 91.23, 100.0, 92.74], "xaxis": "x", "y": [10000.0, 8000.0, 6000.0, 9500.0, 9000.0, 4350.0, 8500.0, 7500.0, 8750.0, 10000.0, 9500.0, 8000.0, 7000.0, 9000.0, 10000.0, 8000.0, 10000.0, 10000.0, 7000.0, 7750.0, 4000.0, 9500.0, 10000.0, 8000.0, 5500.0, 7250.0, 9000.0, 5000.0, 10000.0, 8250.0, 6500.0, 10000.0], "yaxis": "y"}], "layout": {"annotations": [{"showarrow": false, "text": "Median 86.5%", "x": 86.49, "xanchor": "left", "xref": "x", "y": 1, "yanchor": "top", "yref": "y domain"}, {"showarrow": false, "text": "Median 10,500 gns", "x": 0, "xanchor": "left", "xref": "x domain", "y": 10500, "yanchor": "top", "yref": "y"}, {"arrowcolor": "rgba(0,0,0,0.3)", "arrowhead": 2, "arrowsize": 1, "arrowwidth": 1.5, "ax": 0, "ay": -25, "font": {"color": "black", "size": 9}, "showarrow": true, "text": "Imperium Sales", "x": 88.89, "y": 50000}, {"arrowcolor": "rgba(0,0,0,0.3)", "arrowhead": 2, "arrowsize": 1, "arrowwidth": 1.5, "ax": 0, "ay": -25, "font": {"color": "black", "size": 9}, "showarrow": true, "text": "Coolmore", "x": 99.23, "y": 35000}, {"arrowcolor": "rgba(0,0,0,0.3)", "arrowhead": 2, "arrowsize": 1, "arrowwidth": 1.5, "ax": 0, "ay": -25, "font": {"color": "black", "size": 9}, "showarrow": true, "text": "Currabeg Stables, Ireland", "x": 88.89, "y": 30000}, {"arrowcolor": "rgba(0,0,0,0.3)", "arrowhead": 2, "arrowsize": 1, "arrowwidth": 1.5, "ax": 0, "ay": -25, "font": {"color": "black", "size": 9}, "showarrow": true, "text": "Kingsclere Training Stables", "x": 96.77, "y": 26000}, {"arrowcolor": "rgba(0,0,0,0.3)", "arrowhead": 2, "arrowsize": 1, "arrowwidth": 1.5, "ax": 0, "ay": -25, "font": {"color": "black", "size": 9}, "showarrow": true, "text": "Juddmonte Farms", "x": 100, "y": 24000}, {"arrowcolor": "rgba(0,0,0,0.3)", "arrowhead": 2, "arrowsize": 1, "arrowwidth": 1.5, "ax": 0, "ay": -25, "font": {"color": "black", "size": 9}, "showarrow": true, "text": "Moyglare Stud Farm Ltd.", "x": 94.44, "y": 24000}, {"arrowcolor": "rgba(0,0,0,0.3)", "arrowhead": 2, "arrowsize": 1, "arrowwidth": 1.5, "ax": 0, "ay": -25, "font": {"color": "black", "size": 9}, "showarrow": true, "text": "Freemason Lodge Stables", "x": 95.96, "y": 23000}, {"arrowcolor": "rgba(0,0,0,0.3)", "arrowhead": 2, "arrowsize": 1, "arrowwidth": 1.5, "ax": 0, "ay": -25, "font": {"color": "black", "size": 9}, "showarrow": true, "text": "Owen Burrows Racing", "x": 86.96, "y": 22500}, {"arrowcolor": "rgba(0,0,0,0.3)", "arrowhead": 2, "arrowsize": 1, "arrowwidth": 1.5, "ax": 0, "ay": -25, "font": {"color": "black", "size": 9}, "showarrow": true, "text": "Ballydoyle Stables, Ireland", "x": 95.21, "y": 22000}, {"arrowcolor": "rgba(0,0,0,0.3)", "arrowhead": 2, "arrowsize": 1, "arrowwidth": 1.5, "ax": 0, "ay": -25, "font": {"color": "black", "size": 9}, "showarrow": true, "text": "Shadwell Estate Company Ltd.", "x": 99.5, "y": 22000}], "font": {"family": "Segoe UI, Arial, sans-serif", "size": 12}, "height": 700, "hoverlabel": {"bgcolor": "white", "bordercolor": "rgba(0,0,0,0.2)", "font": {"color": "black", "family": "Segoe UI, Arial", "size": 13}, "namelength": -1}, "legend": {"bgcolor": "rgba(255,255,255,0.9)", "bordercolor": "rgba(0,0,0,0.1)", "borderwidth": 1, "itemsizing": "constant", "title": {"text": "<b>Consignor Profile</b>"}, "tracegroupgap": 0, "x": 0.01, "xanchor": "left", "y": 0.99, "yanchor": "top"}, "margin": {"b": 60, "l": 70, "r": 30, "t": 80}, "paper_bgcolor": "white", "plot_bgcolor": "white", "shapes": [{"line": {"color": "gray", "dash": "dash"}, "opacity": 0.4, "type": "line", "x0": 86.49, "x1": 86.49, "xref": "x", "y0": 0, "y1": 1, "yref": "y domain"}, {"line": {"color": "gray", "dash": "dash"}, "opacity": 0.4, "type": "line", "x0": 0, "x1": 1, "xref": "x domain", "y0": 10500, "y1": 10500, "yref": "y"}], "title": {"text": "<b>Consignors: Sell-through Rate vs Median Price</b><br><i>Size = Offered horses * Log scale price</i>"}, "width": 1100, "xaxis": {"anchor": "y", "domain": [0, 1], "gridcolor": "rgba(200,200,200,0.3)", "range": [45, 105], "title": {"text": "<b>Sell-through %</b> (Sell-through Rate)"}, "zeroline": false}, "yaxis": {"anchor": "x", "domain": [0, 1], "gridcolor": "rgba(200,200,200,0.3)", "tickformat": ",.0f", "title": {"text": "<b>Median Price (gns)</b>"}, "type": "log", "zeroline": false}}}
